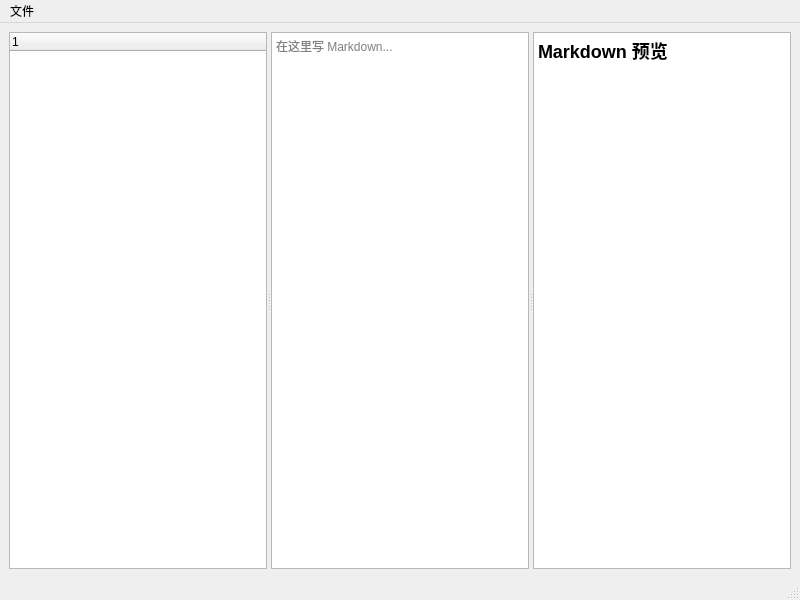
<?xml version="1.0" encoding="UTF-8"?>
<ui version="4.0">
 <class>MainWindow</class>
 <widget class="QMainWindow" name="MainWindow">
  <property name="geometry">
   <rect>
    <x>0</x>
    <y>0</y>
    <width>800</width>
    <height>600</height>
   </rect>
  </property>
  <property name="windowTitle">
   <string>MainWindow</string>
  </property>
  <widget class="QWidget" name="centralwidget">
   <layout class="QHBoxLayout" name="horizontalLayout">
    <item>
     <widget class="QSplitter" name="splitter">
      <property name="orientation">
       <enum>Qt::Orientation::Horizontal</enum>
      </property>
      <widget class="QTreeWidget" name="noteTree">
       <column>
        <property name="text">
         <string notr="true">1</string>
        </property>
       </column>
      </widget>
      <widget class="QPlainTextEdit" name="editor">
       <property name="placeholderText">
        <string>在这里写 Markdown...</string>
       </property>
      </widget>
      <widget class="QTextBrowser" name="preview">
       <property name="html">
        <string>&lt;!DOCTYPE HTML PUBLIC &quot;-//W3C//DTD HTML 4.0//EN&quot; &quot;http://www.w3.org/TR/REC-html40/strict.dtd&quot;&gt;
&lt;html&gt;&lt;head&gt;&lt;meta name=&quot;qrichtext&quot; content=&quot;1&quot; /&gt;&lt;meta charset=&quot;utf-8&quot; /&gt;&lt;style type=&quot;text/css&quot;&gt;
p, li { white-space: pre-wrap; }
hr { height: 1px; border-width: 0; }
li.unchecked::marker { content: &quot;\2610&quot;; }
li.checked::marker { content: &quot;\2612&quot;; }
&lt;/style&gt;&lt;/head&gt;&lt;body style=&quot; font-family:'Microsoft YaHei UI'; font-size:9pt; font-weight:400; font-style:normal;&quot;&gt;
&lt;h2 style=&quot; margin-top:16px; margin-bottom:12px; margin-left:0px; margin-right:0px; -qt-block-indent:0; text-indent:0px;&quot;&gt;&lt;span style=&quot; font-size:x-large; font-weight:700;&quot;&gt;Markdown 预览&lt;/span&gt;&lt;/h2&gt;&lt;/body&gt;&lt;/html&gt;</string>
       </property>
      </widget>
     </widget>
    </item>
   </layout>
  </widget>
  <widget class="QStatusBar" name="statusbar"/>
  <widget class="QMenuBar" name="menuBar">
   <widget class="QMenu" name="menu">
    <property name="title">
     <string>文件</string>
    </property>
    <addaction name="actionOpen"/>
    <addaction name="actionSave"/>
   </widget>
   <addaction name="menu"/>
  </widget>
  <action name="actiondakaiwjian">
   <property name="text">
    <string>dakaiwjian</string>
   </property>
  </action>
  <action name="actionOpen">
   <property name="text">
    <string>打开文件</string>
   </property>
  </action>
  <action name="actionSave">
   <property name="text">
    <string>保存文件</string>
   </property>
  </action>
 </widget>
 <resources/>
 <connections/>
</ui>
